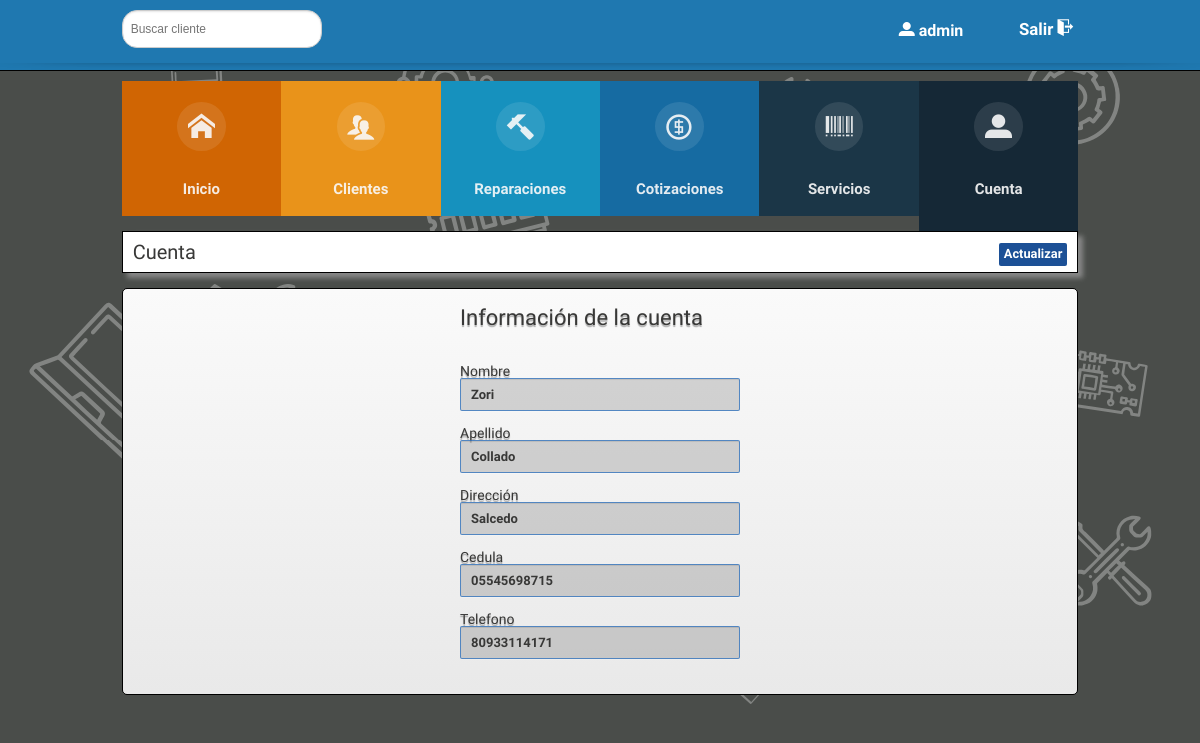
The app's page /cuenta.php (signed in) with its own data.
### tables this page shows
CREATE TABLE `staff` (
  `staff_id` int(11) NOT NULL,
  `forename` char(25) NOT NULL,
  `surname` char(25) NOT NULL,
  `username` varchar(11) DEFAULT NULL,
  `password` varchar(32) DEFAULT NULL,
  `email` varchar(128) DEFAULT NULL,
  `town` char(20) DEFAULT NULL,
  `county` char(20) DEFAULT NULL,
  `tel` char(15) NOT NULL
);

### session.php (called while the page is built, shortened)
<?php
	$connection = mysqli_connect("localhost", "root", "", "compsys");
	$user_check = $_SESSION['login_user'];
	$query = "SELECT * FROM staff WHERE username='$user_check'";
	$ses_sql = mysqli_query($connection, $query);
	$row = mysqli_fetch_assoc($ses_sql);
	$login_session = $row['username'];
	$login_id = $row['staff_id'];
?>

### cuenta.php (the view, shortened to what this page needs)
<?php
	require_once('session.php');
?>
<!DOCTYPE html>
<html ng-app="myApp" ng-app lang="en">
	<head>
		<link rel="stylesheet" href="css/reset.css">
		<link rel="stylesheet" href="css/global.css">
		<link rel="stylesheet" href="css/menu.css" />
		<link href="css/bootstrap.min.css" rel="stylesheet">
	</head>
	<body id="top" style="font-size: 62.5%;">
		<header id="header-wrapper">
			<div id="top-bar" class="clearfix">
				<div id="top-bar-inner">
					<div class="search_form">
						<form action="customer-search.php" method="post">
							<input type="text" name="search_box" id="search_box" placeholder="Buscar cliente">
						</form>
					</div>
					<div class="topbar-right clearfix">
						<ul class="clearfix">
							<li class="login-user">
								<a title="<?php echo $login_session; ?>" href=a href="cuenta.php">
									<span class="icon"><i aria-hidden="true" class="icon-user"></i></span>
									<?php echo $login_session; ?>
								</a>
							</li>
						</ul>
						<div class="log-out">
							<p>
								<a href="logout.php" title="salir">
									<span>Salir</span>
									<span class="icon">
										<i aria-hidden="true" class="icon-exit"></i>
									</span>
								</a>
							</p>
						</div>
					</div>
				</div>
			</div>
			<div class="full-shadow"></div>
		</header>
		<div class="main clearfix">
			<nav id="menu" class="nav">
				<ul>
					<li>
						<a href="dashboard.php">
							<span class="icon">
								<i aria-hidden="true" class="icon-home"></i>
							</span>
							<span>Inicio</span>
						</a>
					</li>
					<li>
						<a href="cliente.php">
							<span class="icon">
								<i aria-hidden="true" class="icon-users"></i>
							</span>
							<span>Clientes</span>
						</a>
					</li>
					<li>
						<a href="reparaciones.php">
							<span class="icon">
								<i aria-hidden="true" class="icon-hammer"></i>
							</span>
							<span>Reparaciones</span>
						</a>
					</li>
					<li>
						<a href="cotizaciones.php">
							<span class="icon">
								<i aria-hidden="true" class="icon-coin"></i>
							</span>
							<span>Cotizaciones</span>
						</a>
					</li>
				<li>
						<a href="servicios.php">
							<span class="icon">
								<i aria-hidden="true" class="icon-barcode"></i>
							</span>
							<span>Servicios</span>
						</a>
					</li>
					<li class="active">
						<a href="cuenta.php">
							<span class="icon">
								<i aria-hidden="true" class="icon-user"></i>
							</span>
							<span>Cuenta</span>
						</a>
					</li>
				</ul>
			</nav>
			<div class="bread">
				<div class="submenu">
					<ul>
						<li id="back" value="Update Inventory">Actualizar</li>
					</ul>
				</div>
				<h3>Cuenta</h3>
			</div>
			<div class="floats">
				<div class=" full-widget">
					<?php
						$conn= mysqli_connect("localhost", "root", "", "compsys");
						$query = "SELECT * FROM staff WHERE staff_id = $login_id";
						$result= mysqli_query($conn, $query);
						while($row = mysqli_fetch_array($result)){
							$Nombre =$row['forename'];
							$Apellido=$row['surname'];
							$Direccion = $row['town'];
							$Cedula= $row['county'];
							$tel = $row ['tel'];
						}
				?>
				<form class="form-4">
					<h1>Información de la cuenta</h1>
                <span class="text-gray-700 dark:text-gray-400">Nombre</span>
				<input disabled type="text" name="nombr" value="<?php echo $Nombre ?>"class="contenido"/>
				<span class="text-gray-700 dark:text-gray-400">Apellido</span>
				<input disabled type="text" name="nombre" value="<?php echo $Apellido; ?>" class="contenido"/>
				<span class="text-gray-700 dark:text-gray-400">Dirección</span>
				<input disabled type="text" name="nombr" value="<?php echo $Direccion; ?>"class="contenido"/>
				<span class="text-gray-700 dark:text-gray-400">Cedula</span>
				<input disabled type="text" name="nombr" value="<?php echo $Cedula; ?>" class="contenido"/>
				<span class="text-gray-700 dark:text-gray-400">Telefono</span>
				<input disabled type="text" name="nombr" value="<?php echo $tel; ?>" class="contenido"/>
				</form>
			</div>
		</div>
	</div>
</body>
</html>

### css/global.css (style rules this page uses)
html { height: 100%; }
body { background-image: url(../images/fondo.svg); background-color: #4a4d4a; font-family: 'Raleway', 'Lato', Arial, sans-serif; font-size: 1.6em; }
h1, h2, h3, h4, h5, h6 { font-family: 'Raleway', 'Lato', Arial, sans-serif; }
h1 { font-size: 3em; margin: 0 0 15px 0; }
h3 { font-size: 2em; margin: 0 0 15px 0; }
p { font-size: 1.4em; }
#header-wrapper { background: #1F78B0; border-bottom: #000 1px solid; }
#top-bar { border-bottom: #1F78B0 1px solid; min-height: 55px; }
#top-bar-inner { max-width: 97.667em; margin: 0 auto; }
.search_form input[type=text] { border: 1px solid #ccc; margin-top: 10px; margin-left: 10px; border-radius: 15px; box-shadow: inset 0 1px 2px rgba(0,0,0,0.1); width:200px; float: left; min-height: 38px; padding: 4px 20px 4px 8px; font-size: 1.2em; -moz-transition: all .2s linear; -webkit-transition: all .2s linear; transition: all .2s linear; }
.topbar-right { position: relative; float: right; padding: 0 110px 0 0; }
.submenu, .topbar-right ul { float: left; margin: 11px 0; }
.submenu, .topbar-right ul li { float: left; margin: 0 15px 0 0; font-weight: 600; font-size: 1.6em; }
.submenu, .topbar-right ul li a { text-decoration: none; color: #fff; padding-left: 2px; }
.log-out { height: 40px; position: absolute; right: -10px; top: 10px; color: #fff; padding: 10px 0 1px 10px; font-size: 1.4em; font-weight: 600; }
.log-out p { font-size: 1.2em; min-height: 16px; text-align: left; padding: 0 24px 0 0; float: left; }
.log-out p a { color: #fff; text-decoration: none; }
.full-shadow { background: url(../images/full-shadow.png) repeat-x center; height: 7px; }
.login-user { height: 40px; float: left; right: 0; top: 10px; color: #fff; padding: 10px 0 1px 15px; font-size: 1.6em; font-weight: 600; }
*, *:after, *:before { -webkit-box-sizing: border-box; -moz-box-sizing: border-box; box-sizing: border-box; }
.main { width: 100%; margin: 0 auto; padding: 1em; }
.main { max-width: 97.667em; min-height: 40em; }
.bread { margin-top: 0; background-color: #fff; width: 100%; border: 1px solid black; box-shadow: 5px 5px 5px #888888; padding: 10px ; margin-bottom: 15px; }
.bread > h3 { margin-bottom: 0; font-family: 'Raleway', 'Lato', Arial, sans-serif; color: #383837; display: inline-block; }
.full-widget { width: 100%; background:#E9E9E9; background:-moz-linear-gradient(top, #fafafa 0%, #e9e9e9 100%); background:-webkit-gradient(linear, left top, left bottom, color-stop(0%, #fafafa), color-stop(100%, #e9e9e9)); background:-webkit-linear-gradient(top, #fafafa 0%, #e9e9e9 100%); background:-o-linear-gradient(top, #fafafa 0%, #e9e9e9 100%); background:-ms-linear-gradient(top, #fafafa 0%, #e9e9e9 100%); background:linear-gradient(top, #fafafa 0%, #e9e9e9 100%); filter:progid:DXImageTransform.Microsoft.gradient(startColorstr='#FAFAFA', endColorstr='#E9E9E9'); -ms-filter:"progid:DXImageTransform.Microsoft.gradient(startColorstr='#FAFAFA', endColorstr='#E9E9E9')"; float: left; margin:0 20px 10px 0; padding: 10px 10px 10px 10px; border-radius: 5px; border: 1px solid #000; font-size: 1.4em; }
.submenu { position: relative; float: right; }
.submenu ul { float: left; margin: 1px 0; }
.submenu ul li { float: left; margin: 0 15px 0 0; font-weight: 800; font-size: 0.8em; padding: 5px; border-radius: 2px; background: #1c5096; }
.submenu li:nth-child(2n+1) { margin-left : 0; }
#back { margin-right: -15px; }
.form-4 { width: 300px; margin: -2px auto 0px; padding: 10px; position: relative; font-family: 'Raleway', 'Lato', Arial, sans-serif; color: #383837; text-shadow: 0 2px 1px rgba(0,0,0,0.3); }
.form-4 h1 { font-size: 22px; padding-top: -20px; padding-bottom: 20px; }
.form-4 textarea, .form-4 select, .form-4 input[type=text], .form-4 input[type=number], .form-4 input[type=password] { width: 100%; padding: 8px 4px 8px 10px; margin-bottom: 15px; border: 1px solid #4e3043; border: 1px solid rgba(52, 117, 190, 0.8); background: rgba(0,0,0,0.15); border-radius: 2px; box-shadow: 0 1px 0 rgba(255,255,255,0.2), inset 0 1px 1px rgba(0,0,0,0.1); -webkit-transition: all 0.3s ease-out; -moz-transition: all 0.3s ease-out; -ms-transition: all 0.3s ease-out; -o-transition: all 0.3s ease-out; transition: all 0.3s ease-out; font-family: 'Raleway', 'Lato', Arial, sans-serif; color: #383837; font-size: 13px; font-weight: 800; }

### cuenta.php (style rules this page uses)
ul>li, a { cursor: pointer; }

### records on screen
staff: username "admin", nombr "Zori", nombre "Collado", nombr "Salcedo", nombr "05545698715", nombr "80933114171"
